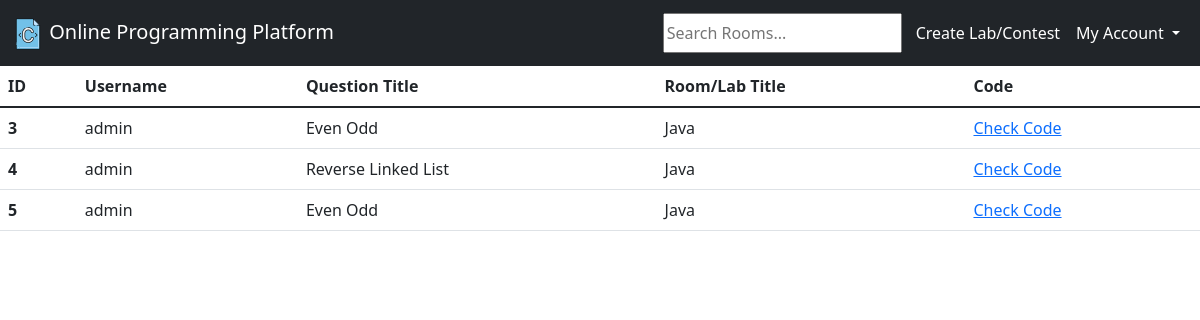
Page /room_responses/4 (signed in) on the earlier database version.
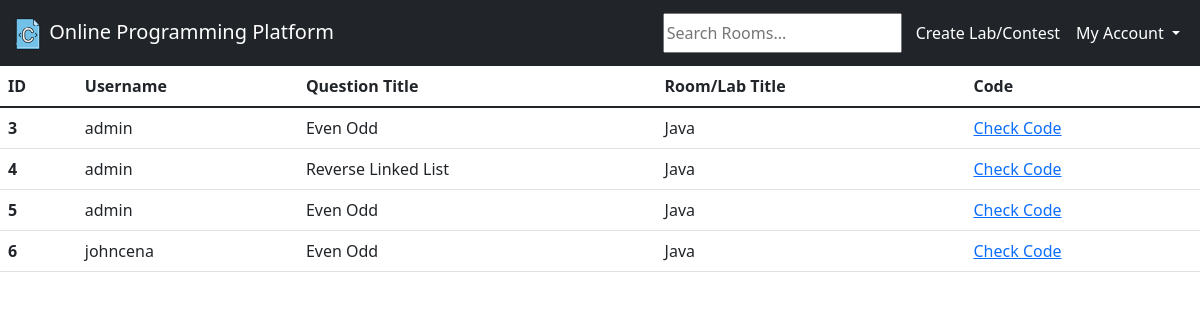
Same page on the later database version.
### base/models.py (models this page shows, shortened)
class Solution(models.Model):
    code = models.TextField()
    user = models.ForeignKey(User, on_delete=models.SET_NULL, null=True)
    question = models.ForeignKey(Question, on_delete=models.CASCADE)
    room = models.ForeignKey(Room, on_delete=models.CASCADE)
    updated = models.DateTimeField(auto_now=True)
    created = models.DateTimeField(auto_now_add=True)

class Question(models.Model):
    question_title = models.CharField(max_length=50)
    question_full = models.TextField()
    sample_test_case = models.TextField()
    updated = models.DateTimeField(auto_now=True)
    created = models.DateTimeField(auto_now_add=True)
    room = models.ForeignKey(Room, on_delete=models.CASCADE)
    def __str__(self):
        return self.question_title

class Room(models.Model):
    host = models.ForeignKey(User, on_delete=models.SET_NULL, null=True)
    name = models.CharField(max_length=200)
    description = models.TextField(null=True, blank=True)
    updated = models.DateTimeField(auto_now=True)
    created = models.DateTimeField(auto_now_add=True)
    class Meta:
        ordering = ['-updated', '-created']
    def __str__(self):
        return self.name

### base/views.py (the view)
# urls.py: path('room_responses/<str:pk>', views.roomResponses, name="roomResponses"),
@login_required(login_url='login')
def roomResponses(request, pk):
    room = Room.objects.get(id=pk)
    if request.user != room.host:
        return HttpResponse("You can't do this ...")
    solutions = Solution.objects.filter(room=room)
    context = {'solutions': solutions, 'room': room}
    return render(request, "responses.html", context)

### templates/responses.html
{% extends 'main.html' %}
{% block content %}
<table class="table table-hover">
    <thead>
    <tr>
        <th scope="col">ID</th>
        <th scope="col">Username</th>
        <th scope="col">Question Title</th>
        <th scope="col">Room/Lab Title</th>
        <th scope="col">Code</th>
    </tr>
    </thead>
    <tbody>
    {% for sol in solutions %}
    <tr>
        <th scope="row">{{sol.id}}</th>
        <td>{{sol.user}}</td>
        <td>{{sol.question}}</td>
        <td>{{sol.room}}</td>
        <td><a href="//{{request.get_host}}/view_response/{{room.id}}/{{sol.question.id}}/{{sol.id}}"> Check Code </a></td>
    </tr>
    {% endfor %}
    </tbody>
</table>
{% endblock %}

### templates/main.html (shortened to what this page needs)
<!DOCTYPE html>
<html lang="en">
<head>
    <link href="https://cdn.jsdelivr.net/npm/bootstrap@5.1.3/dist/css/bootstrap.min.css"
          rel="stylesheet"
>
</head>
<body>
    {% include 'navbar.html' %}
    {% block content %}
    {% endblock %}
</body>
</html>

### templates/navbar.html (shortened to what this page needs)
<nav class="navbar navbar-expand-lg navbar-dark bg-dark">
    <div class="container-fluid">
        <h2>
            <a class="navbar-brand" href="/home/">
                {% load static %}
                <img src="{% static 'images/c64.png' %}" alt=""
                     width="32" height="32" class="d-inline-block align-text-top">
                Online Programming Platform
            </a>
        </h2>
        <div class="collapse navbar-collapse" id="navbarSupportedContent">
            <ul class="navbar-nav ms-auto mb-2 mb-lg-0">
                <form class="d-flex" method="GET" action="/home/" style="padding-right:6px;">
                    <input type="text" name="q" placeholder="Search Rooms...">
                </form>
                <li class="nav-item">
                    <a class="nav-link active" href="/create_room">Create Lab/Contest</a>
                </li>
                <li class="nav-item dropdown">
                    <a class="nav-link active dropdown-toggle" href="#" id="navbarDropdown" role="button"
                       data-bs-toggle="dropdown" aria-expanded="false">
                        My Account
                    </a>
                </li>
            </ul>
        </div>
    </div>
</nav>

Differences in the rows shown:
added Solution: id "6", user "johncena", question "Even Odd", room "Java"
